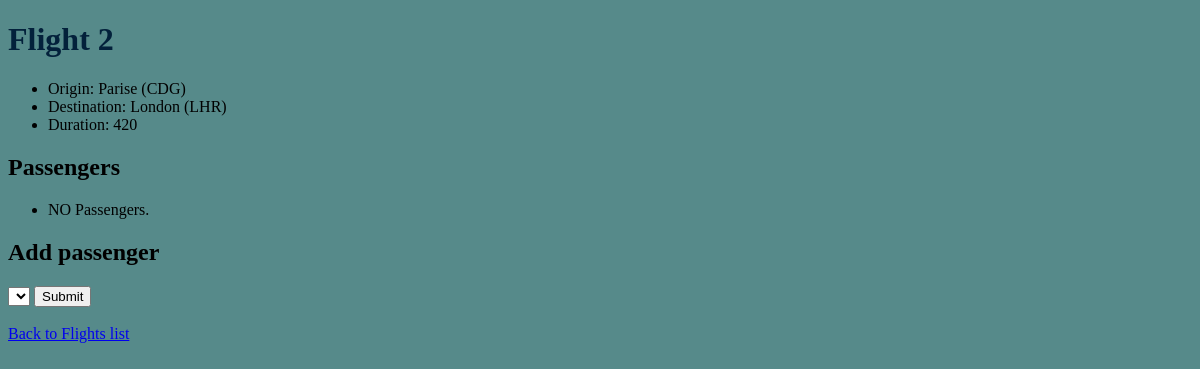
Page /flights/2 on the earlier database version.
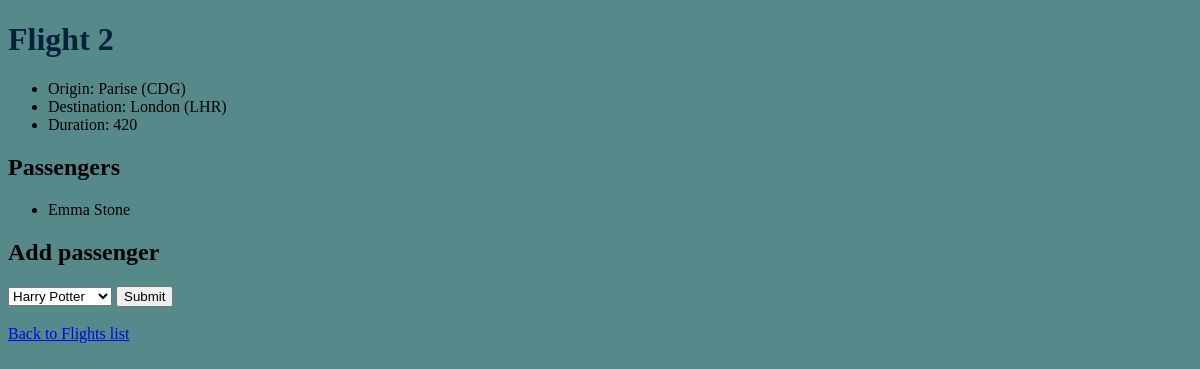
Same page on the later database version.
### flights/models.py (models this page shows)
class Passenger(models.Model):
    first = models.CharField(max_length= 64)
    last = models.CharField(max_length=64)
    flights = models.ManyToManyField(Flight, blank=True, related_name='passengers')
    def __str__ (self):
        return f"{self.first} {self.last}"

### flights/views.py (the view)
# urls.py: path('<int:flight_id>',views.flight, name='flight' ),
def flight(request, flight_id):
    max_id = Flight.objects.all().aggregate(Max("id"))["id__max"]
    if flight_id > max_id :
        return render(request, 'flights/404.html')
    flight = Flight.objects.get(pk=flight_id)
    return render (request, 'flights/flight.html', {
        'flight': flight,
        'passengers': flight.passengers.all(),
        "non_passengers": Passenger.objects.exclude(flights=flight).all()
    })

### flights/models.py (called while the page is built)
    def __str__(self):
        return f'{self.city} ({self.code})'

### flights/templates/flights/flight.html (shortened to what this page needs)
{% extends 'flights/layout.html' %}
{% block body %}
    <h1 style="color: rgb(3, 33, 59);">Flight {{ flight.id }}</h1>
    <ul>
        <li>Origin: {{ flight.origin }}</li>
        <li>Destination: {{ flight.destination }}</li>
        <li>Duration: {{ flight.duration }}</li>
    </ul>
    <h2>Passengers</h2>
    <ul>
        {% for passenger in passengers %}
            <li>{{ passenger }}</li>
        {% empty %}
            <li>NO Passengers.</li>
        {% endfor %}
    </ul>
    <h2>Add passenger</h2>
    <form action="{% url 'book' flight.id %}" method="post">
        <select name="passenger">
            {% for passenger in non_passengers %}
                <option value="{{ passenger.id }}">{{ passenger }}</option>
            {% endfor %}
        </select>
        <input type="submit">
    </form></br>
    <a href = "{% url 'index' %}">Back to Flights list</a>
{% endblock %}

Differences in the rows shown:
added Passenger: first+last "Emma Stone"
Other differences:
form field passenger: (not shown) → "Harry Potter"
text no longer shown: "NO Passengers."
